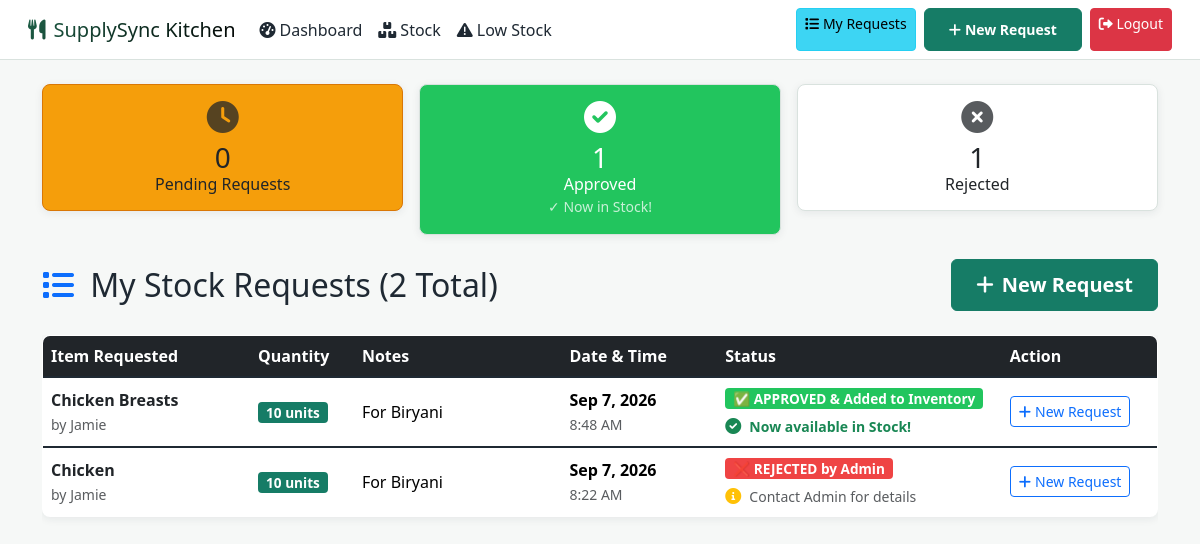
The page /staff/my_requests.php (signed in) on the database its author committed.
### tables this page shows
CREATE TABLE `stock_requests` (
  `id` int(11) NOT NULL AUTO_INCREMENT,
  `item_name` varchar(150) NOT NULL,
  `quantity_needed` int(11) NOT NULL,
  `notes` text DEFAULT NULL,
  `staff_id` int(11) NOT NULL,
  `status` enum('pending','approved','rejected') NOT NULL DEFAULT 'pending',
  `created_at` timestamp NOT NULL DEFAULT current_timestamp(),
  PRIMARY KEY (`id`)
);

CREATE TABLE `users` (
  `id` int(11) NOT NULL AUTO_INCREMENT,
  `name` varchar(100) NOT NULL,
  `email` varchar(190) NOT NULL,
  `password` varchar(255) NOT NULL,
  `role` enum('admin','staff') NOT NULL DEFAULT 'staff',
  PRIMARY KEY (`id`),
  UNIQUE KEY `email` (`email`)
);

### staff/my_requests.php (the view, shortened to what this page needs)
<?php
include(__DIR__ . "/../config/db.php");
$staff_id = $_SESSION['user_id'];
$requests = $conn->query("
    SELECT
        sr.id, sr.item_name, sr.quantity_needed, sr.notes, sr.status, sr.created_at,
        u.name as staff_name,
        CASE
            WHEN sr.status = 'pending' THEN '⏳ Pending - Awaiting Admin Approval'
            WHEN sr.status = 'approved' THEN '✅ APPROVED & Added to Inventory'
            WHEN sr.status = 'rejected' THEN '❌ REJECTED by Admin'
        END as status_display
    FROM stock_requests sr
    JOIN users u ON sr.staff_id = u.id
    WHERE sr.staff_id = $staff_id
    ORDER BY sr.created_at DESC
");
$stats = $conn->query("
    SELECT
        COUNT(CASE WHEN status='pending' THEN 1 END) as pending,
        COUNT(CASE WHEN status='approved' THEN 1 END) as approved,
        COUNT(CASE WHEN status='rejected' THEN 1 END) as rejected
    FROM stock_requests WHERE staff_id = $staff_id
")->fetch_assoc();
?>
<!DOCTYPE html>
<html lang="en">
<head>
    <link href="https://cdn.jsdelivr.net/npm/bootstrap@5.3.2/dist/css/bootstrap.min.css" rel="stylesheet">
    <link href="../css/style.css" rel="stylesheet">
    <link href="https://cdnjs.cloudflare.com/ajax/libs/font-awesome/6.0.0/css/all.min.css" rel="stylesheet">
</head>
<body>
    <nav class="navbar navbar-expand-lg navbar-dark bg-primary px-3 sticky-top">
        <div class="container-fluid">
            <a href="dashboard.php" class="navbar-brand">
                <i class="fas fa-utensils me-2"></i>SupplySync Kitchen
            </a>
            <div class="collapse navbar-collapse" id="navbarNav">
                <ul class="navbar-nav me-auto">
                    <li class="nav-item">
                        <a class="nav-link" href="dashboard.php"><i class="fas fa-tachometer-alt me-1"></i>Dashboard</a>
                    </li>
                    <li class="nav-item">
                        <a class="nav-link" href="view_stock.php"><i class="fas fa-boxes me-1"></i>Stock</a>
                    </li>
                    <li class="nav-item">
                        <a class="nav-link" href="low_stock.php"><i class="fas fa-exclamation-triangle me-1"></i>Low Stock</a>
                    </li>
                </ul>
                <div class="d-flex">
                    <a href="my_requests.php" class="btn btn-info btn-sm me-2 active">
                        <i class="fas fa-list me-1"></i>My Requests
                    </a>
                    <a href="request_item.php" class="btn btn-success btn-sm me-2">
                        <i class="fas fa-plus me-1"></i>New Request
                    </a>
                    <a href="../auth/logout.php" class="btn btn-danger btn-sm">
                        <i class="fas fa-sign-out-alt"></i> Logout
                    </a>
                </div>
            </div>
        </div>
    </nav>
    <div class="container mt-4">
        <div class="row g-3 mb-4">
            <div class="col-md-4">
                <div class="card border-0 shadow-sm bg-warning text-dark">
                    <div class="card-body text-center">
                        <i class="fas fa-clock fa-2x mb-2 opacity-75"></i>
                        <h3 class="mb-0"><?= $stats['pending'] ?></h3>
                        <h6 class="mb-0">Pending Requests</h6>
                    </div>
                </div>
            </div>
            <div class="col-md-4">
                <div class="card border-0 shadow-sm bg-success text-white">
                    <div class="card-body text-center">
                        <i class="fas fa-check-circle fa-2x mb-2"></i>
                        <h3 class="mb-0"><?= $stats['approved'] ?></h3>
                        <h6 class="mb-0">Approved</h6>
                        <?php if($stats['approved'] > 0): ?>
                            <small class="opacity-75">✓ Now in Stock!</small>
                        <?php endif; ?>
                    </div>
                </div>
            </div>
            <div class="col-md-4">
                <div class="card border-0 shadow-sm bg-danger text-dark">
                    <div class="card-body text-center">
                        <i class="fas fa-times-circle fa-2x mb-2 opacity-75"></i>
                        <h3 class="mb-0"><?= $stats['rejected'] ?></h3>
                        <h6 class="mb-0">Rejected</h6>
                    </div>
                </div>
            </div>
        </div>
        <div class="d-flex justify-content-between align-items-center mb-4">
            <h2 class="mb-0">
                <i class="fas fa-list text-primary me-2"></i>
                My Stock Requests (<?= $requests->num_rows ?> Total)
            </h2>
            <a href="request_item.php" class="btn btn-success btn-lg">
                <i class="fas fa-plus me-2"></i>New Request
            </a>
        </div>
        <?php if($requests->num_rows == 0): ?>
            <div class="alert alert-info text-center">
                <i class="fas fa-inbox fa-3x mb-3 opacity-50"></i>
                <h4>No requests yet</h4>
                <p class="mb-0">Your request history is empty.
                    <a href="request_item.php" class="alert-link fw-bold">Make your first request →</a>
                </p>
            </div>
        <?php else: ?>
            <div class="table-responsive">
                <table class="table table-hover align-middle">
                    <thead class="table-dark">
                        <tr>
                            <th width="200">Item Requested</th>
                            <th width="100">Quantity</th>
                            <th width="200">Notes</th>
                            <th width="150">Date & Time</th>
                            <th width="200">Status</th>
                            <th width="150">Action</th>
                        </tr>
                    </thead>
                    <tbody>
                        <?php while($row = $requests->fetch_assoc()): ?>
                        <tr class="table-group-divider">
                            <td>
                                <strong class="text-dark"><?= htmlspecialchars($row['item_name']) ?></strong>
                                <br><small class="text-muted">by <?= htmlspecialchars($row['staff_name']) ?></small>
                            </td>
                            <td>
                                <span class="badge fs-6 bg-primary"><?= $row['quantity_needed'] ?> units</span>
                            </td>
                            <td>
                                <?= htmlspecialchars($row['notes'] ?: '<span class="text-muted">No notes provided</span>') ?>
                            </td>
                            <td>
                                <strong><?= date('M j, Y', strtotime($row['created_at'])) ?></strong>
                                <br><small class="text-muted"><?= date('g:i A', strtotime($row['created_at'])) ?></small>
                            </td>
                            <td>
                                <?php
                                $status_class = $row['status'] == 'approved' ? 'bg-success' :
                                               ($row['status'] == 'rejected' ? 'bg-danger' : 'bg-warning text-dark');
                                ?>
                                <span class="badge <?= $status_class ?> fs-6 px-3 py-2">
                                    <?= $row['status_display'] ?>
                                </span>
                                <?php if($row['status'] == 'approved'): ?>
                                    <div class="mt-1">
                                        <i class="fas fa-check-circle text-success me-1"></i>
                                        <small class="text-success fw-bold">Now available in Stock!</small>
                                    </div>
                                <?php elseif($row['status'] == 'rejected'): ?>
                                    <div class="mt-1">
                                        <i class="fas fa-info-circle text-warning me-1"></i>
                                        <small class="text-muted">Contact Admin for details</small>
                                    </div>
                                <?php endif; ?>
                            </td>
                            <td>
                                <?php if($row['status'] == 'pending'): ?>
                                    <div class="text-center">
                                        <div class="spinner-border spinner-border-sm text-warning mb-1" role="status">
                                            <span class="visually-hidden">Pending...</span>
                                        </div>
                                        <small class="text-muted">Waiting...</small>
                                    </div>
                                <?php else: ?>
                                    <a href="request_item.php" class="btn btn-outline-primary btn-sm">
                                        <i class="fas fa-plus me-1"></i>New Request
                                    </a>
                                <?php endif; ?>
                            </td>
                        </tr>
                        <?php endwhile; ?>
                    </tbody>
                </table>
            </div>
        <?php endif; ?>
    </div>
</body>
</html>

### css/style.css (style rules this page uses)
:root { --primary-mint: #3EB489; --primary-dark: #2E8F6E; --secondary-white: #FFFFFF; --light-bg: #E8F8F2; --success: #22C55E; --danger: #EF4444; --text-dark: #1F2937; --text-light: #6B7280; --shadow: 0 4px 6px -1px rgba(62, 180, 137, 0.2); --border: #D1EDE3; }
.navbar { background: linear-gradient(135deg, var(--primary-mint), var(--primary-dark)) !important; box-shadow: var(--shadow) !important; border-bottom: 3px solid var(--success) !important; }
body { background: linear-gradient(to bottom, var(--light-bg), #F0FBF4) !important; color: var(--text-dark) !important; font-family: 'Segoe UI', Tahoma, Geneva, Verdana, sans-serif; }
.card { background: var(--secondary-white) !important; border: 2px solid var(--border) !important; border-radius: 16px !important; box-shadow: var(--shadow) !important; transition: all 0.3s ease; }
.btn-primary, .btn-success { background: linear-gradient(135deg, var(--primary-mint), var(--success)) !important; border: none !important; border-radius: 12px !important; padding: 10px 24px !important; font-weight: 600 !important; box-shadow: 0 4px 12px rgba(62, 180, 137, 0.4) !important; transition: all 0.3s ease !important; }
.card { border-radius: 24px !important; transition: all 0.4s cubic-bezier(0.4, 0, 0.2, 1) !important; overflow: hidden !important; }
.navbar-brand { background: linear-gradient(135deg, #1f6249, #000000); -webkit-background-clip: text; -webkit-text-fill-color: transparent; background-clip: text; }
.btn-warning, .bg-warning, .table-warning { background-color: var(--danger) !important; border-color: #DC2626 !important; }
.table-success, .bg-success { --bs-bg-opacity: 1; background-color: var(--success) !important; }
.badge { border-radius: 20px !important; padding: 6px 12px !important; font-weight: 600 !important; font-size: 0.85em !important; }
.badge.bg-success { background: var(--success) !important; }
.badge.bg-danger { background: var(--danger) !important; }
.badge.bg-primary { background: var(--primary-mint) !important; }
.table { background: var(--secondary-white) !important; border-radius: 16px !important; overflow: hidden !important; box-shadow: var(--shadow) !important; border: 2px solid var(--border) !important; }
.table thead { background: linear-gradient(135deg, var(--primary-mint), var(--primary-dark)) !important; color: white !important; }
.container { animation: slideInUp 0.6s ease-out; }
:root { --primary-mint: #167c66; --primary-dark: #115e50; --light-bg: #f6f8f7; --border: #d9e2de; --text-dark: #1f2933; --text-light: #667085; --shadow: 0 2px 8px rgba(31, 41, 51, 0.08); }
body { background: var(--light-bg) !important; color: var(--text-dark) !important; font-family: "Segoe UI", Tahoma, sans-serif; }
.navbar, .navbar[style] { background: #ffffff !important; border-bottom: 1px solid var(--border) !important; box-shadow: none !important; }
.navbar-dark .navbar-brand, .navbar-dark .nav-link, .navbar .navbar-brand, .navbar .nav-link { color: var(--text-dark) !important; }
.card, .table { border: 1px solid var(--border) !important; border-radius: 8px !important; box-shadow: var(--shadow) !important; transition: none !important; }
.btn-primary, .btn-success, .btn-primary-mint { background: var(--primary-mint) !important; border: 1px solid var(--primary-mint) !important; border-radius: 6px !important; box-shadow: none !important; }
.btn-warning, .bg-warning, .table-warning { background-color: #f59e0b !important; border-color: #d97706 !important; }
.badge { border-radius: 4px !important; padding: 4px 8px !important; }
.table thead { background: #eef3f1 !important; color: var(--text-dark) !important; }
.container, .container-fluid { animation: none !important; }

### rows shown on the page
stock_requests: item_name "Chicken Breasts", users.name "Jamie", quantity_needed "10", notes "For Biryani", created_at "Sep 7, 2026", created_at "8:48 AM", status_display "✅ APPROVED & Added to Inventory", status "approved" (drawn)
stock_requests: item_name "Chicken", users.name "Jamie", quantity_needed "10", notes "For Biryani", created_at "Sep 7, 2026", created_at "8:22 AM", status_display "❌ REJECTED by Admin", status "rejected" (drawn)

### other values the page prints
$stats['pending'] "0"
$stats['approved'] "1"
$stats['rejected'] "1"
$requests->num_rows "2"
